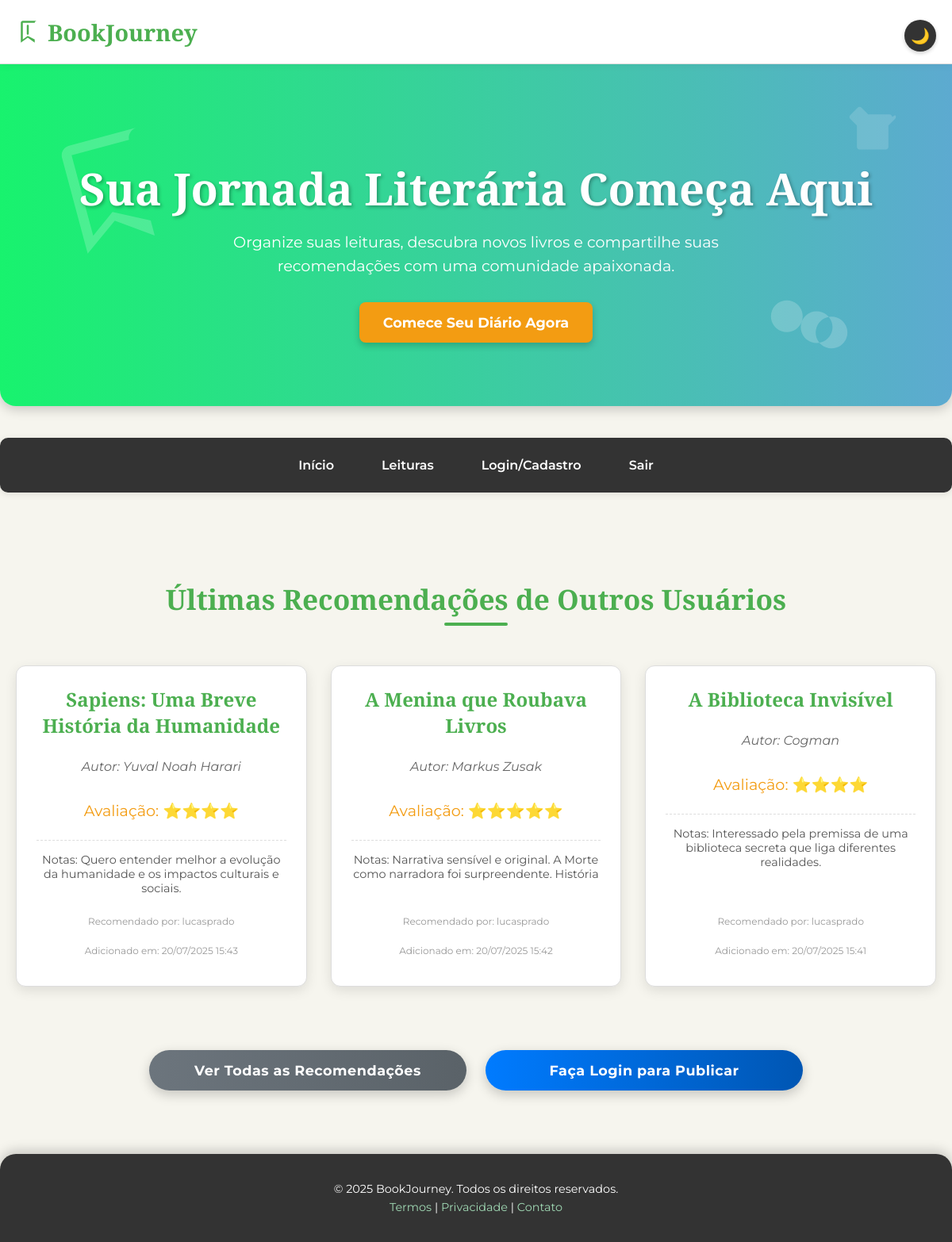
The page / on the database its author committed.
### app.py (models this page shows, shortened)
class Book(db.Model):
    id = db.Column(db.Integer, primary_key=True)
    title = db.Column(db.String(200), nullable=False)
    author = db.Column(db.String(100), nullable=False)
    publication_year = db.Column(db.Integer, nullable=True)
    genre = db.Column(db.String(50), nullable=True)
    user_books = db.relationship('UserBook', backref='book', lazy=True, cascade="all, delete-orphan")

class UserBook(db.Model):
    id = db.Column(db.Integer, primary_key=True)
    user_id = db.Column(db.Integer, db.ForeignKey('user.id'), nullable=False)
    book_id = db.Column(db.Integer, db.ForeignKey('book.id'), nullable=False)
    status = db.Column(db.String(20), default='desejado', nullable=False)
    progress_pages = db.Column(db.Integer, nullable=True)
    progress_percentage = db.Column(db.Integer, nullable=True)
    notes = db.Column(db.Text, nullable=True)
    rating = db.Column(db.Integer, nullable=True)
    start_date = db.Column(db.DateTime, nullable=True)
    end_date = db.Column(db.DateTime, nullable=True)
    added_date = db.Column(db.DateTime, default=datetime.utcnow)
    is_public_recommendation = db.Column(db.Boolean, default=True, nullable=False)

class User(db.Model):
    id = db.Column(db.Integer, primary_key=True)
    username = db.Column(db.String(80), unique=True, nullable=False)
    email = db.Column(db.String(120), unique=True, nullable=False)
    password_hash = db.Column(db.String(128))
    is_admin = db.Column(db.Boolean, default=False, nullable=False)
    user_books = db.relationship('UserBook', backref='user', lazy=True, cascade="all, delete-orphan")
    contributed_books = db.relationship('CommunityBook', backref='contributor', lazy=True, cascade="all, delete-orphan")
    reading_progresses = db.relationship('UserCommunityBookProgress', backref='user', lazy=True, cascade="all, delete-orphan")

### app.py (the view, shortened to what this page needs)
@app.route('/')
def index():
    user_id = session.get('user_id')
    user_recommendations = []
    other_users_recommendations = []
    query = UserBook.query.filter_by(is_public_recommendation=True)
    if user_id:
        query = query.filter(UserBook.user_id != user_id)
    recent_public_entries = query.order_by(UserBook.added_date.desc()).limit(3).all() # LIMITADO A 3 CARDS AQUI
    for entry in recent_public_entries:
        other_users_recommendations.append({
            'title': entry.book.title,
            'author': entry.book.author,
            'notes': entry.notes,
            'rating': entry.rating,
            'username': entry.user.username, # Pega o username do relacionamento com User
            'added_date': entry.added_date.strftime('%d/%m/%Y %H:%M')
        })
    return render_template('index.html',
                           user_recommendations=user_recommendations,
                           other_users_recommendations=other_users_recommendations)

### templates/index.html (shortened to what this page needs)
<!DOCTYPE html>
<html lang="pt-br">
<head>
 <link rel="stylesheet" href="https://cdnjs.cloudflare.com/ajax/libs/font-awesome/6.5.0/css/all.min.css" />
</head>
<body>
  <div class="top-header">
    <a href="{{ url_for('index') }}" class="logo">
        BookJourney
    </a>
    <button id="toggle-dark" class="dark-mode-toggle">🌙</button>
  </div>
  <div class="hero-section">
    <div class="container">
      <h1>Sua Jornada Literária Começa Aqui</h1>
      <p>Organize suas leituras, descubra novos livros e compartilhe suas recomendações com uma comunidade apaixonada.</p>
      <a href="{{ url_for('add_book') }}" class="cta-button">Comece Seu Diário Agora</a>
    </div>
    <svg class="hero-svg-book" viewBox="0 0 24 24" fill="currentColor" xmlns="http://www.w3.org/2000/svg">
        <path d="M21 1H7C5.89543 1 5 1.89543 5 3V23L12 18L19 23V3C19 1.89543 20.1146 1 21 1ZM12 16.1716L7 19.8284V3H19V19.8284L12 16.1716Z" fill-rule="evenodd" clip-rule="evenodd"/>
    </svg>
  </div>
  <nav class="navbar">
    <div class="navbar-container">
      <a href="{{ url_for('index') }}">Início</a>
      <a href="{{ url_for('leitura') }}">Leituras</a>
      {% if session.get('user_id') %}
        <a href="{{ url_for('dashboard') }}">Meu Diário de Leitura</a>
        <a href="{{ url_for('add_book') }}">Adicionar Livro</a>
      {% else %}
        <a href="{{ url_for('auth') }}">Login/Cadastro</a>
      {% endif %}
      <a href="{{ url_for('logout') }}">Sair</a>
    </div>
  </nav>
  <div class="container">
    <main>
      <h2 class="section-title" style="margin-top: 40px;">Últimas Recomendações de Outros Usuários</h2>
      {% if other_users_recommendations %}
        <div class="recommendation-grid">
          {% for rec in other_users_recommendations %}
            <div class="book-card">
              <h3>{{ rec.title }}</h3>
              <p class="author">Autor: {{ rec.author }}</p>
              {% if rec.rating %}
                <p class="rating">Avaliação: {{ '⭐' * rec.rating }}</p>
              {% endif %}
              {% if rec.notes %}
                <p class="notes">Notas: {{ rec.notes }}</p>
              {% endif %}
              <p class="meta-info">Recomendado por: {{ rec.username }}</p>
              <p class="meta-info">Adicionado em: {{ rec.added_date }}</p>
            </div>
          {% endfor %}
        </div>
      {% else %}
        <p class="no-recommendations">Ainda não há recomendações públicas de outros usuários.</p>
      {% endif %}
      <div class="action-buttons">
        <a href="{{ url_for('all_recommendations') }}" class="cta-button secondary-button">Ver Todas as Recomendações</a>
        {% if session.get('user_id') %}
          <a href="{{ url_for('add_book') }}" class="cta-button">Publicar Minha Recomendação</a>
        {% else %}
          <a href="{{ url_for('auth') }}" class="cta-button">Faça Login para Publicar</a>
        {% endif %}
      </div>
    </main>
  </div>
  <footer class="footer">
    <p>&copy; 2025 BookJourney. Todos os direitos reservados.</p>
    <p>
      <a href="#">Termos</a> |
      <a href="#">Privacidade</a> |
      <a href="#">Contato</a>
    </p>
  </footer>
</body>
</html>

### rows shown on the page
Book: title "Sapiens: Uma Breve História da Humanidade", author "Yuval Noah Harari"
UserBook: notes "Quero entender melhor a evolução da humanidade e os impactos culturais e sociais."
User: username "lucasprado" "lucasprado" "lucasprado"
Book: title "A Menina que Roubava Livros", author "Markus Zusak"
UserBook: notes "Narrativa sensível e original. A Morte como narradora foi surpreendente. História"
Book: title "A Biblioteca Invisível", author "Cogman"
UserBook: notes "Interessado pela premissa de uma biblioteca secreta que liga diferentes realidades."

### other values the page prints
{{ '⭐' * rec.rating }} "⭐⭐⭐⭐" "⭐⭐⭐⭐⭐" "⭐⭐⭐⭐"
{{ rec.added_date }} "20/07/2025 15:43" "20/07/2025 15:42" "20/07/2025 15:41"
